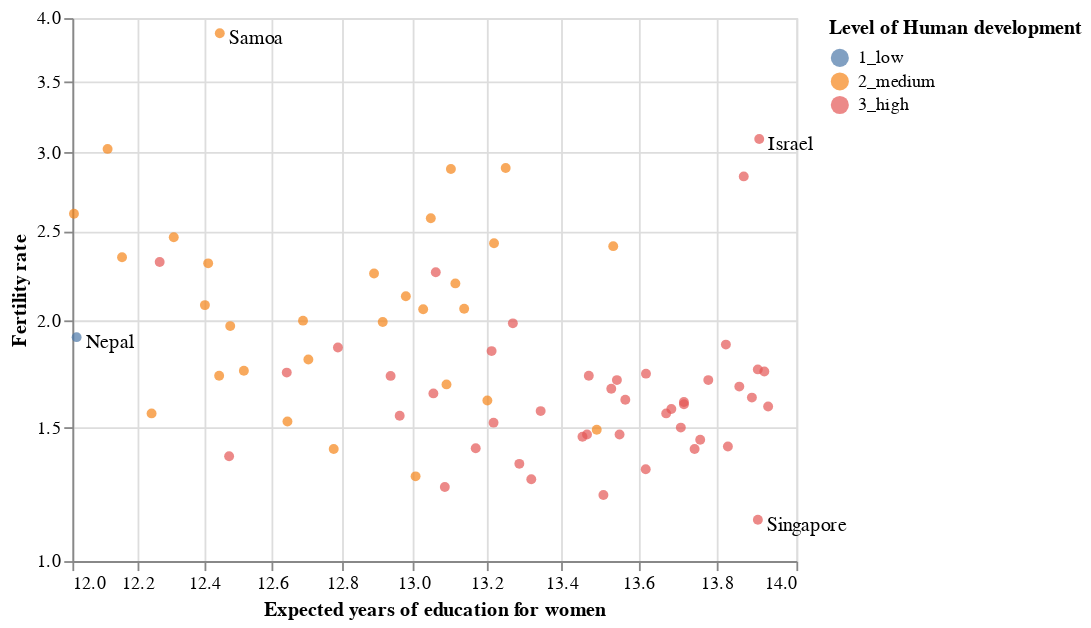

Write notebook code for a chart like this one.
### Markdown cell above
<!-- END QUESTION -->

<!-- BEGIN QUESTION -->

#### (iv) Modify the cell below to label the three countries identified above. 

<!--
BEGIN QUESTION
name: q0_d_iv
points: 1
manual: true
-->

### Code cell
# slice rows for identified countries
point_labels = reg_data.loc[['Singapore', 'Israel', 'Samoa', 'Nepal']].reset_index() # edit here

# plot text labels
labels = alt.Chart(point_labels).mark_text(align = 'left', dx = 5, dy = 3).encode(
    x = 'educ_expected_yrs_f',
    y = 'fertility_total',
    text = 'Country'
)

# layer over scatter
scatter_highed + labels

### Figure 1 — Vega-Lite specification as saved in the notebook (floating-point values rounded to 4 significant figures; data arrays with more than 128 entries replaced by an {"elided": "..."} marker saying what was removed)
{"config": {"view": {"continuousWidth": 400, "continuousHeight": 300}}, "layer": [{"data": {"name": "data-55aa22b03e6d171f9a62cb1eb9279c29"}, "mark": "circle", "encoding": {"color": {"field": "hdi_fac", "title": "Level of Human development", "type": "nominal"}, "x": {"field": "educ_expected_yrs_f", "scale": {"exponent": 2.5, "type": "pow", "zero": false}, "title": "Expected years of education for women", "type": "quantitative"}, "y": {"field": "fertility_total", "scale": {"exponent": 0.3333, "type": "pow", "zero": false}, "title": "Fertility rate", "type": "quantitative"}}, "transform": [{"filter": {"field": "educ_expected_yrs_f", "gt": 12}}]}, {"data": {"name": "data-b2076d8fb703d252112e18e1a918a337"}, "mark": {"type": "text", "align": "left", "dx": 5, "dy": 3}, "encoding": {"text": {"field": "Country", "type": "nominal"}, "x": {"field": "educ_expected_yrs_f", "type": "quantitative"}, "y": {"field": "fertility_total", "type": "quantitative"}}}], "$schema": "https://vega.github.io/schema/vega-lite/v4.17.0.json", "datasets": {"data-55aa22b03e6d171f9a62cb1eb9279c29": {"elided": "139 records"}, "data-b2076d8fb703d252112e18e1a918a337": [{"Country": "Singapore", "fertility_total": 1.14, "educ_expected_yrs_f": 13.9, "hdi": 0.936, "hdi_fac": "3_high"}, {"Country": "Israel", "fertility_total": 3.09, "educ_expected_yrs_f": 13.91, "hdi": 0.916, "hdi_fac": "3_high"}, {"Country": "Samoa", "fertility_total": 3.877, "educ_expected_yrs_f": 12.45, "hdi": 0.709, "hdi_fac": "2_medium"}, {"Country": "Nepal", "fertility_total": 1.917, "educ_expected_yrs_f": 12.01, "hdi": 0.596, "hdi_fac": "1_low"}]}}
